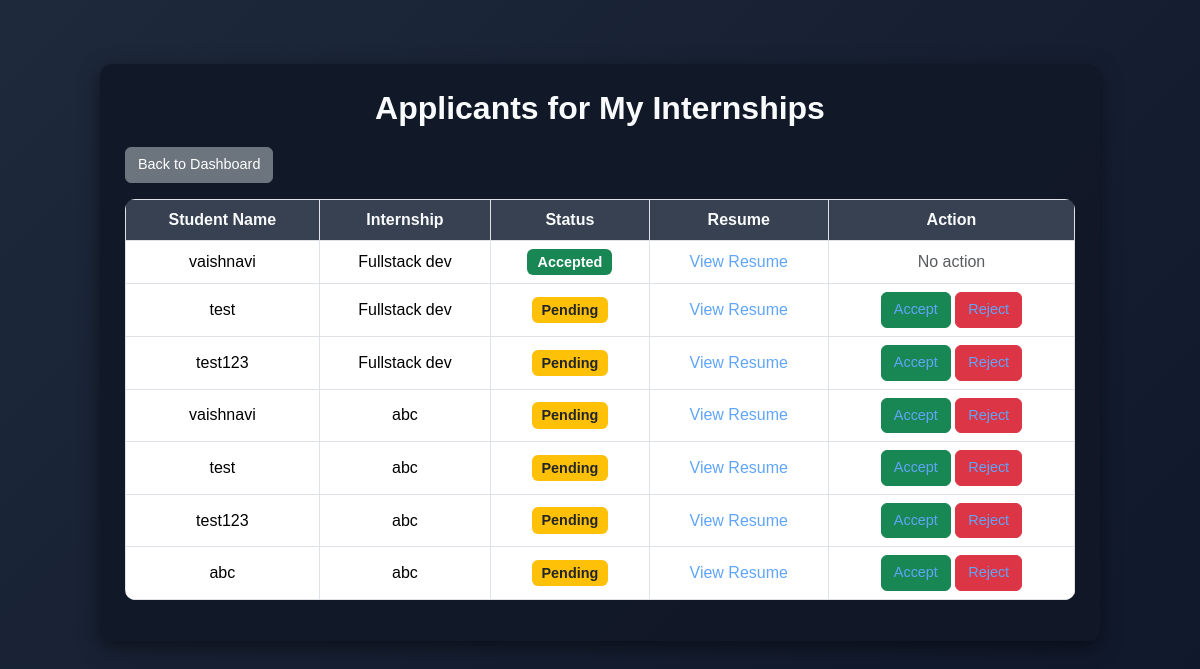
The app's page /php/view_applicants.php (signed in) with its own data.
### tables this page shows
CREATE TABLE `applications` (
  `id` int(11) NOT NULL,
  `internship_id` int(11) DEFAULT NULL,
  `student_id` int(11) DEFAULT NULL,
  `status` varchar(20) NOT NULL DEFAULT 'Pending',
  `applied_on` timestamp NOT NULL DEFAULT current_timestamp()
);

CREATE TABLE `users` (
  `id` int(11) NOT NULL,
  `full_name` varchar(128) NOT NULL,
  `email` varchar(255) NOT NULL,
  `password` varchar(255) NOT NULL,
  `role` enum('admin','student','company') NOT NULL DEFAULT 'student'
);

CREATE TABLE `internships` (
  `id` int(11) NOT NULL,
  `company_id` int(11) DEFAULT NULL,
  `title` varchar(100) DEFAULT NULL,
  `description` text DEFAULT NULL,
  `location` varchar(100) DEFAULT NULL,
  `duration` varchar(50) DEFAULT NULL,
  `stipend` varchar(50) DEFAULT NULL,
  `posted_on` timestamp NOT NULL DEFAULT current_timestamp()
);

### php/view_applicants.php (the view, shortened to what this page needs)
<?php
require '../database.php';
$company_user_id = $_SESSION['user_id'];
$stmt = $conn->prepare("SELECT id FROM companies WHERE user_id = ?");
$stmt->bind_param("i", $company_user_id);
$stmt->execute();
$company = $stmt->get_result()->fetch_assoc();
$sql = "SELECT a.id AS app_id, s.user_id AS student_id, u.full_name AS student_name,
               s.resume_link, i.title AS internship_title, a.status
        FROM applications a
        JOIN internships i ON a.internship_id = i.id
        JOIN students s ON a.student_id = s.id
        JOIN users u ON s.user_id = u.id
        WHERE i.company_id = ?";
$stmt = $conn->prepare($sql);
$stmt->bind_param("i", $company['id']);
$stmt->execute();
$applicants = $stmt->get_result();
?>
<!DOCTYPE html>
<html>
<head>
    <link href="https://cdn.jsdelivr.net/npm/bootstrap@5.3.3/dist/css/bootstrap.min.css" rel="stylesheet">
    <link rel="stylesheet" href="../css/view_applicants.css">
</head>
<body class="p-4">
<div class="container">
    <h2>Applicants for My Internships</h2>
    <a href="company_dashboard.php" class="btn btn-secondary mb-3">Back to Dashboard</a>
    <?php if($applicants->num_rows > 0): ?>
        <table class="table table-bordered">
            <tr>
                <th>Student Name</th>
                <th>Internship</th>
                <th>Status</th>
                <th>Resume</th>
                <th>Action</th>
            </tr>
            <?php while($row = $applicants->fetch_assoc()): ?>
                <tr>
                    <td><?= htmlspecialchars($row['student_name']) ?></td>
                    <td><?= htmlspecialchars($row['internship_title']) ?></td>
                    <td>
                        <span class="badge
                            <?php if($row['status']=='Pending') echo 'bg-warning text-dark';
                                  elseif($row['status']=='Accepted') echo 'bg-success';
                                  elseif($row['status']=='Rejected') echo 'bg-danger';
                                  else echo 'bg-secondary'; ?>">
                            <?= htmlspecialchars($row['status']) ?>
                        </span>
                    </td>
                    <td>
                        <?php if(!empty($row['resume_link'])): ?>
                            <a href="<?= htmlspecialchars($row['resume_link']) ?>" target="_blank">View Resume</a>
                        <?php else: ?>
                            Not provided
                        <?php endif; ?>
                    </td>
                    <td>
                        <?php if($row['status'] == 'Pending'): ?>
                            <a href="?app_id=<?= $row['app_id'] ?>&update_status=Accepted" class="btn btn-success btn-sm">Accept</a>
                            <a href="?app_id=<?= $row['app_id'] ?>&update_status=Rejected" class="btn btn-danger btn-sm">Reject</a>
                        <?php else: ?>
                            <span class="text-muted">No action</span>
                        <?php endif; ?>
                    </td>
                </tr>
            <?php endwhile; ?>
        </table>
    <?php else: ?>
        <p>No applicants yet.</p>
    <?php endif; ?>
</div>
</body>
</html>

### CSS/view_applicants.css (style rules this page uses)
body { min-height: 100vh; margin: 0; font-family: Arial, sans-serif; background: linear-gradient(135deg, #1e293b, #0f172a); color: #f3f4f6; }
.container { max-width: 1000px; margin: 40px auto; background: rgba(17, 24, 39, 0.95); padding: 25px; border-radius: 12px; box-shadow: 0 6px 20px rgba(0,0,0,0.5); }
h2 { text-align: center; margin-bottom: 20px; font-weight: 600; color: #f9fafb; }
.table { border-radius: 10px; overflow: hidden; background: #1f2937; color: #f3f4f6; }
.table th { background: #374151; color: #f9fafb; font-weight: 600; text-align: center; }
.table td { vertical-align: middle; text-align: center; }
.table a { color: #60a5fa; text-decoration: none; font-weight: 500; }
.badge { font-size: 0.9rem; padding: 6px 10px; border-radius: 6px; }
.btn { border-radius: 6px; padding: 6px 12px; font-size: 0.9rem; transition: transform 0.2s ease, opacity 0.2s ease; }
.btn-secondary { margin-bottom: 15px; }

### records on screen
applications: users.full_name "vaishnavi", internship.title "Fullstack dev", status "Accepted", shows "No action"
applications: users.full_name "test", internship.title "Fullstack dev", status "Pending"
applications: users.full_name "test123", internship.title "Fullstack dev", status "Pending"
applications: users.full_name "vaishnavi", internship.title "abc", status "Pending"
applications: users.full_name "test", internship.title "abc", status "Pending"
applications: users.full_name "test123", internship.title "abc", status "Pending"
applications: users.full_name "abc", internship.title "abc", status "Pending"
